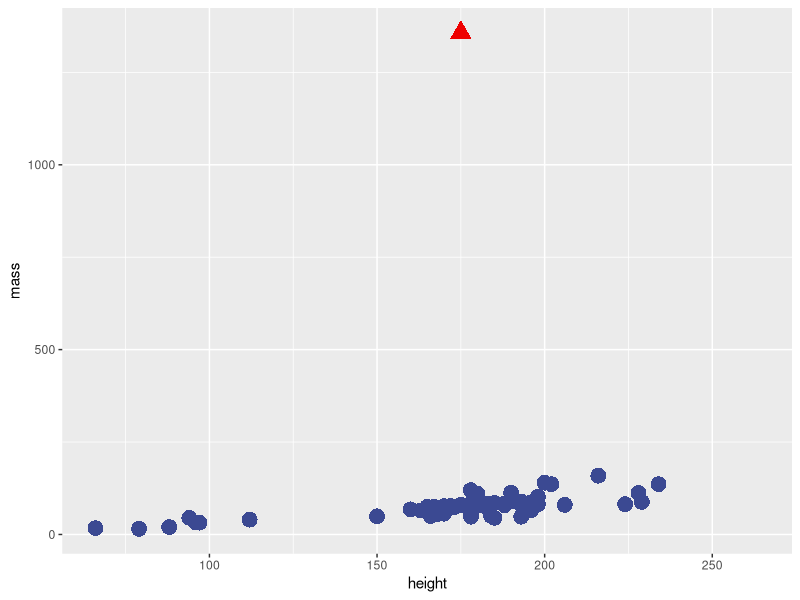

Generate this figure with R:
## ---- chunk 1
needed_packages <- c("tidyverse", "ggsci")
for (pkg in needed_packages) {
  if (!require(pkg, quietly = TRUE, character.only = TRUE)) {
    print(paste0("WARNING! Installing ", pkg))
    install.packages(pkg)
  }
  library(pkg, character.only = TRUE)
}
## ---- chunk 2
data(starwars)
starwars %>% 
  head()
## ---- chunk 3
?starwars
## ---- chunk 4
summary(starwars[,1:10])
## ---- chunk 5
# this will not work because of missing data
# starwars %>% 
#   summarise(median_height = quantile(height, 0.9),
#             median_mass = quantile(mass, 0.9))
## ---- chunk 6
starwars %>% 
  summarise(median_height = quantile(height, 0.9, na.rm = TRUE),
            median_mass = quantile(mass, 0.9, na.rm = TRUE))
## ---- chunk 7
starwars %>% 
  filter(!is.na(height), !is.na(mass)) %>%
  summarise(median_height = quantile(height, 0.9),
            median_mass = quantile(mass, 0.9))
## ---- chunk 8
starwars %>% 
  na.omit() %>%
  summarise(median_height = quantile(height, 0.9),
            median_mass = quantile(mass, 0.9))
## ---- chunk 9
starwars %>%
  group_by(gender) %>%
  summarise(median_height = median(height, na.rm = TRUE),
            median_mass = median(mass, na.rm = TRUE))
## ---- chunk 10
starwars %>%
  mutate(height_in = height / 2.54) %>%
  select(name, height, height_in) %>%
  head()
## ---- chunk 11
starwars %>%
  group_by(gender) %>%
  filter(!is.na(gender), !is.na(height), !is.na(mass)) %>%
  summarise(median_height = median(height),
            median_mass = median(mass))
## ---- chunk 12
starwars %>%
  group_by(gender) %>%
  top_n(1, height)
## ---- chunk 13
starwars %>%
  select(name, height, mass) %>%
  arrange(name) %>%
  head()
## ---- chunk 14
starwars %>%
  select(name, height, mass) %>%
  gather(key = variable, 
         value = value, 
         height, mass) %>%
  arrange(name) %>%
  head()
## ---- chunk 15
starwars %>%
  select(name, height, mass) %>%
  gather(key = variable, 
         value = value, 
         height, mass) %>%
  arrange(name) %>%
  head()
## ---- chunk 16
starwars %>%
  select(name, height, mass) %>%
  gather(key = variable, 
         value = value, 
         height, mass) %>%
  spread(variable, value) %>%
  arrange(name) %>%
  head()
## ---- chunk 17
tmp_df <- data.frame(gender = c("female", "hermaphrodite", "none", NA),
                     genedr_modified = c("Female", "Hermaphrodite", 
                                         "None", "No information"))
## ---- chunk 18
tmp_df
## ---- chunk 19
starwars %>%
  select(name, gender) %>%
  right_join(tmp_df) %>%
  arrange(name) %>%
  head()
## ---- chunk 20
starwars %>%
  select(name, gender) %>%
  full_join(tmp_df) %>%
  arrange(name) %>%
  head()
## ---- chunk 21
starwars %>% 
  mutate(out = mass>1000) %>%
  replace_na(list(out = FALSE)) %>%
  ggplot(., aes(height, mass, color = out, shape = out)) +
  geom_point(size = 5) +
  scale_color_aaas() +
  theme(legend.position = "none")
## ---- chunk 22
starwars %>%
  group_by(species) %>%
  summarise(med_mass = median(mass, na.rm = TRUE)) %>%
  top_n(1, med_mass)
## ---- chunk 23
starwars %>% 
  top_n(1, height)
## ---- chunk 24
starwars %>%
  mutate(ratio = mass / height) %>%
  top_n(-1, ratio)
## ---- chunk 25
starwars %>%
  select(name, species, mass) %>%
  top_n(1, mass)
## ---- chunk 26
starwars %>%
  unnest(films) %>%
  group_by(name) %>%
  summarise(n_films = n()) %>%
  ungroup() %>%
  top_n(1, n_films)
## ---- chunk 27
starwars %>%
  unnest(films) %>%
  group_by(name) %>%
  summarise(n_films = n()) %>%
  ungroup() %>%
  top_n(-1, n_films)
## ---- chunk 28

starwars %>%
  group_by(homeworld, species) %>%
  summarise(n_beings = n()) %>%
  group_by(species) %>%
  top_n(1, n_beings)

## ---- chunk 29
starwars %>%
  unnest(starships) %>%
  group_by(starships) %>%
  mutate(n_pilots = n())  %>%
  filter(n_pilots > 1) %>%
  select(name, starships, n_pilots) %>%
  arrange(-n_pilots, starships, name) %>%
  ##ungroup() %>%
  nest(name)


starwars %>%
  unnest(starships) %>%
  group_by(starships) %>%
  mutate(n_pilots = n()) %>%
  filter(n_pilots > 1) %>%
  select(name, starships, n_pilots) %>%
  arrange(-n_pilots, starships, name) %>%
  nest(name)
## ---- chunk 30
starwars %>%
  unnest(vehicles) %>%
  group_by(vehicles) %>%
  mutate(n_pilots = n())  %>%
  filter(n_pilots > 1) %>%
  select(name, vehicles, n_pilots) %>%
  arrange(-n_pilots, vehicles, name)
